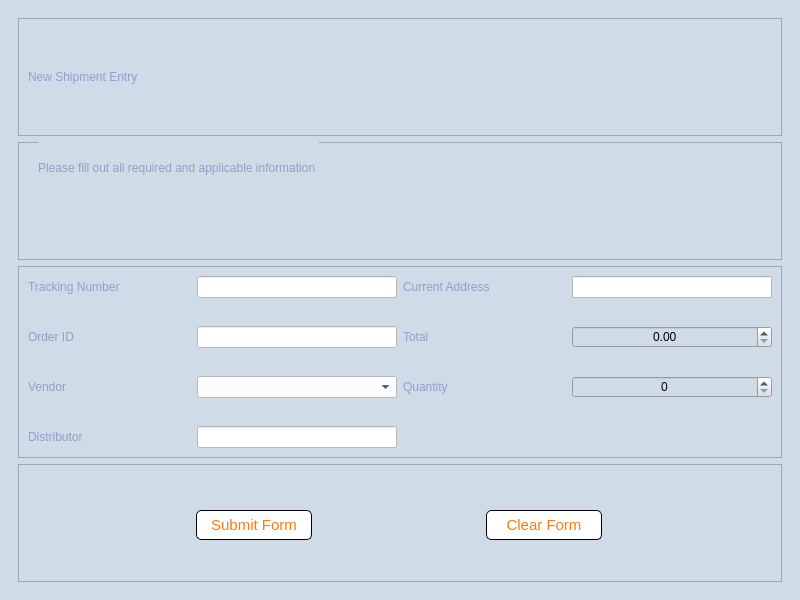
<?xml version="1.0" encoding="UTF-8"?>
<ui version="4.0">
 <class>NewShipmentForm</class>
 <widget class="QMainWindow" name="NewShipmentForm">
  <property name="geometry">
   <rect>
    <x>0</x>
    <y>0</y>
    <width>800</width>
    <height>600</height>
   </rect>
  </property>
  <property name="windowTitle">
   <string>NewShipmentForm</string>
  </property>
  <property name="styleSheet">
   <string notr="true">background-color: #D0DBE8</string>
  </property>
  <widget class="QWidget" name="centralwidget">
   <layout class="QVBoxLayout" name="verticalLayout">
    <item>
     <widget class="QScrollArea" name="NewShipmentDetails">
      <property name="styleSheet">
       <string notr="true">QLineEdit{background-color:white;}



QPushButton{background-color:white;border: 1px solid black; border-radius:5px;color:#F27E14;}



QLabel{color: #8FA0C9;}
QComboBox{background-color:white;}</string>
      </property>
      <property name="frameShape">
       <enum>QFrame::NoFrame</enum>
      </property>
      <property name="widgetResizable">
       <bool>true</bool>
      </property>
      <widget class="QWidget" name="scrollAreaWidgetContents">
       <property name="geometry">
        <rect>
         <x>0</x>
         <y>0</y>
         <width>782</width>
         <height>582</height>
        </rect>
       </property>
       <layout class="QGridLayout" name="gridLayout">
        <item row="0" column="0">
         <widget class="QFrame" name="frame">
          <property name="frameShape">
           <enum>QFrame::StyledPanel</enum>
          </property>
          <property name="frameShadow">
           <enum>QFrame::Raised</enum>
          </property>
          <layout class="QHBoxLayout" name="horizontalLayout">
           <item>
            <widget class="QLabel" name="label">
             <property name="styleSheet">
              <string notr="true">color: #8FA0C9</string>
             </property>
             <property name="text">
              <string>New Shipment Entry</string>
             </property>
            </widget>
           </item>
           <item>
            <widget class="QLabel" name="label_2">
             <property name="maximumSize">
              <size>
               <width>300</width>
               <height>100</height>
              </size>
             </property>
             <property name="text">
              <string/>
             </property>
             <property name="pixmap">
              <pixmap>../../Downloads/Hallywell_Linen_Company.png</pixmap>
             </property>
             <property name="scaledContents">
              <bool>true</bool>
             </property>
            </widget>
           </item>
          </layout>
         </widget>
        </item>
        <item row="1" column="0">
         <widget class="QFrame" name="frame_2">
          <property name="frameShape">
           <enum>QFrame::StyledPanel</enum>
          </property>
          <property name="frameShadow">
           <enum>QFrame::Raised</enum>
          </property>
          <widget class="QLabel" name="label_11">
           <property name="geometry">
            <rect>
             <x>20</x>
             <y>0</y>
             <width>281</width>
             <height>51</height>
            </rect>
           </property>
           <property name="text">
            <string>Please fill out all required and applicable information</string>
           </property>
          </widget>
         </widget>
        </item>
        <item row="2" column="0">
         <widget class="QFrame" name="frame_3">
          <property name="frameShape">
           <enum>QFrame::StyledPanel</enum>
          </property>
          <property name="frameShadow">
           <enum>QFrame::Raised</enum>
          </property>
          <layout class="QGridLayout" name="gridLayout_2">
           <property name="verticalSpacing">
            <number>28</number>
           </property>
           <item row="1" column="0">
            <widget class="QLabel" name="label_4">
             <property name="text">
              <string>Order ID</string>
             </property>
            </widget>
           </item>
           <item row="1" column="1">
            <widget class="QLineEdit" name="lineEdit_OrderID">
             <property name="minimumSize">
              <size>
               <width>1</width>
               <height>0</height>
              </size>
             </property>
             <property name="maximumSize">
              <size>
               <width>200</width>
               <height>16777215</height>
              </size>
             </property>
             <property name="maxLength">
              <number>5</number>
             </property>
            </widget>
           </item>
           <item row="2" column="0">
            <widget class="QLabel" name="label_5">
             <property name="text">
              <string>Vendor</string>
             </property>
            </widget>
           </item>
           <item row="3" column="0">
            <widget class="QLabel" name="label_6">
             <property name="text">
              <string>Distributor </string>
             </property>
            </widget>
           </item>
           <item row="3" column="1">
            <widget class="QLineEdit" name="lineEdit_DistributorName">
             <property name="minimumSize">
              <size>
               <width>50</width>
               <height>0</height>
              </size>
             </property>
             <property name="maximumSize">
              <size>
               <width>200</width>
               <height>16777215</height>
              </size>
             </property>
             <property name="maxLength">
              <number>65</number>
             </property>
            </widget>
           </item>
           <item row="0" column="0">
            <widget class="QLabel" name="label_7">
             <property name="text">
              <string>Tracking Number</string>
             </property>
            </widget>
           </item>
           <item row="0" column="1">
            <widget class="QLineEdit" name="lineEdit_TrackingNumber">
             <property name="minimumSize">
              <size>
               <width>50</width>
               <height>0</height>
              </size>
             </property>
             <property name="maximumSize">
              <size>
               <width>200</width>
               <height>16777215</height>
              </size>
             </property>
             <property name="maxLength">
              <number>65</number>
             </property>
            </widget>
           </item>
           <item row="0" column="2">
            <widget class="QLabel" name="label_10">
             <property name="text">
              <string>Current Address</string>
             </property>
            </widget>
           </item>
           <item row="0" column="3">
            <widget class="QLineEdit" name="lineEdit_CurrentAddress">
             <property name="minimumSize">
              <size>
               <width>50</width>
               <height>0</height>
              </size>
             </property>
             <property name="maximumSize">
              <size>
               <width>200</width>
               <height>16777215</height>
              </size>
             </property>
             <property name="maxLength">
              <number>65</number>
             </property>
            </widget>
           </item>
           <item row="1" column="2">
            <widget class="QLabel" name="label_8">
             <property name="text">
              <string>Total</string>
             </property>
            </widget>
           </item>
           <item row="2" column="2">
            <widget class="QLabel" name="label_9">
             <property name="text">
              <string>Quantity</string>
             </property>
            </widget>
           </item>
           <item row="2" column="1">
            <widget class="QComboBox" name="comboBox_ShippingVendor"/>
           </item>
           <item row="2" column="3">
            <widget class="QSpinBox" name="spinBox_Quantity">
             <property name="alignment">
              <set>Qt::AlignCenter</set>
             </property>
            </widget>
           </item>
           <item row="1" column="3">
            <widget class="QDoubleSpinBox" name="doubleSpinBox_Total">
             <property name="alignment">
              <set>Qt::AlignCenter</set>
             </property>
            </widget>
           </item>
          </layout>
         </widget>
        </item>
        <item row="3" column="0">
         <widget class="QFrame" name="frame_4">
          <property name="frameShape">
           <enum>QFrame::StyledPanel</enum>
          </property>
          <property name="frameShadow">
           <enum>QFrame::Raised</enum>
          </property>
          <layout class="QHBoxLayout" name="horizontalLayout_2">
           <item>
            <widget class="QPushButton" name="pushButton_SubmitForm">
             <property name="minimumSize">
              <size>
               <width>116</width>
               <height>30</height>
              </size>
             </property>
             <property name="maximumSize">
              <size>
               <width>100</width>
               <height>25</height>
              </size>
             </property>
             <property name="font">
              <font>
               <pointsize>11</pointsize>
              </font>
             </property>
             <property name="text">
              <string>Submit Form</string>
             </property>
            </widget>
           </item>
           <item>
            <widget class="QPushButton" name="pushButton_ClearForm">
             <property name="minimumSize">
              <size>
               <width>116</width>
               <height>30</height>
              </size>
             </property>
             <property name="maximumSize">
              <size>
               <width>100</width>
               <height>25</height>
              </size>
             </property>
             <property name="font">
              <font>
               <pointsize>11</pointsize>
              </font>
             </property>
             <property name="text">
              <string>Clear Form</string>
             </property>
            </widget>
           </item>
          </layout>
         </widget>
        </item>
       </layout>
      </widget>
     </widget>
    </item>
   </layout>
  </widget>
 </widget>
 <resources/>
 <connections/>
</ui>
